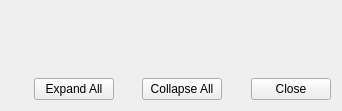
<?xml version="1.0" encoding="UTF-8"?>
<ui version="4.0">
 <class>SystemTracking::CViewHistoryDiffDlg</class>
 <widget class="QWidget" name="SystemTracking::CViewHistoryDiffDlg">
  <property name="geometry">
   <rect>
    <x>0</x>
    <y>0</y>
    <width>342</width>
    <height>111</height>
   </rect>
  </property>
  <property name="windowTitle">
   <string>Form</string>
  </property>
  <layout class="QGridLayout" name="gridLayout">
   <item row="0" column="0">
    <layout class="QHBoxLayout" name="horizontalLayout">
     <property name="spacing">
      <number>0</number>
     </property>
     <property name="sizeConstraint">
      <enum>QLayout::SetDefaultConstraint</enum>
     </property>
     <item>
      <widget class="MainMenu::CScrollTable" name="moduleListWidget" native="true"/>
     </item>
     <item>
      <widget class="MainMenu::CScrollTable" name="moduleListDiffWidget" native="true"/>
     </item>
    </layout>
   </item>
   <item row="1" column="0">
    <layout class="QHBoxLayout" name="horizontalLayout_2">
     <item>
      <spacer name="horizontalSpacer_2">
       <property name="orientation">
        <enum>Qt::Horizontal</enum>
       </property>
       <property name="sizeHint" stdset="0">
        <size>
         <width>40</width>
         <height>20</height>
        </size>
       </property>
      </spacer>
     </item>
     <item>
      <widget class="QPushButton" name="expandAllBtn">
       <property name="text">
        <string>Expand All</string>
       </property>
      </widget>
     </item>
     <item>
      <spacer name="horizontalSpacer">
       <property name="orientation">
        <enum>Qt::Horizontal</enum>
       </property>
       <property name="sizeHint" stdset="0">
        <size>
         <width>40</width>
         <height>20</height>
        </size>
       </property>
      </spacer>
     </item>
     <item>
      <widget class="QPushButton" name="collapseAllBtn">
       <property name="text">
        <string>Collapse All</string>
       </property>
      </widget>
     </item>
     <item>
      <spacer name="horizontalSpacer_3">
       <property name="orientation">
        <enum>Qt::Horizontal</enum>
       </property>
       <property name="sizeHint" stdset="0">
        <size>
         <width>40</width>
         <height>20</height>
        </size>
       </property>
      </spacer>
     </item>
     <item>
      <widget class="QPushButton" name="closeBtn">
       <property name="text">
        <string>Close</string>
       </property>
      </widget>
     </item>
    </layout>
   </item>
  </layout>
 </widget>
 <customwidgets>
  <customwidget>
   <class>MainMenu::CScrollTable</class>
   <extends>QWidget</extends>
   <header>MainMenu/Include/ScrollTable.h</header>
   <container>1</container>
  </customwidget>
 </customwidgets>
 <resources/>
 <connections/>
</ui>
